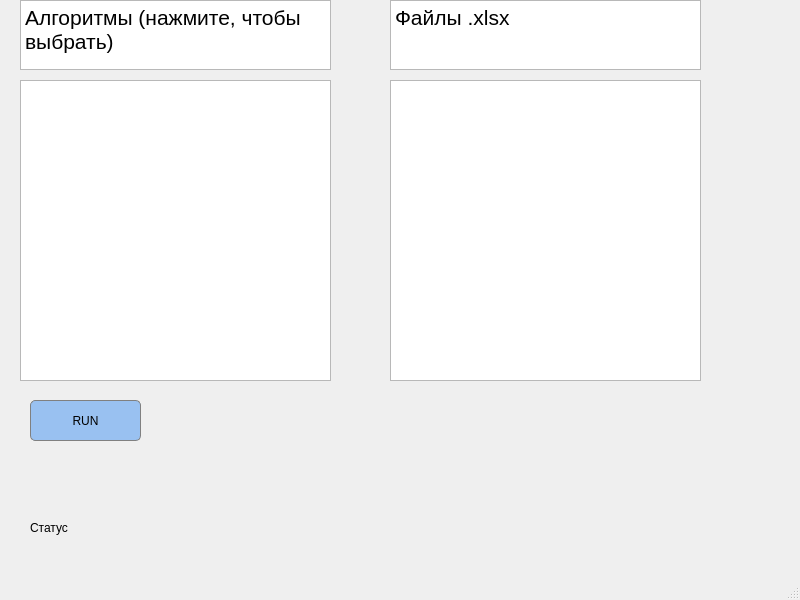
<?xml version="1.0" encoding="UTF-8"?>
<ui version="4.0">
 <class>MainWindow</class>
 <widget class="QMainWindow" name="MainWindow">
  <property name="geometry">
   <rect>
    <x>0</x>
    <y>0</y>
    <width>800</width>
    <height>600</height>
   </rect>
  </property>
  <property name="cursor">
   <cursorShape>ArrowCursor</cursorShape>
  </property>
  <property name="windowTitle">
   <string>MainWindow</string>
  </property>
  <widget class="QWidget" name="centralwidget">
   <widget class="QListWidget" name="listAlgorithms">
    <property name="geometry">
     <rect>
      <x>20</x>
      <y>80</y>
      <width>311</width>
      <height>301</height>
     </rect>
    </property>
   </widget>
   <widget class="QPushButton" name="btnRun">
    <property name="geometry">
     <rect>
      <x>30</x>
      <y>400</y>
      <width>111</width>
      <height>41</height>
     </rect>
    </property>
    <property name="cursor">
     <cursorShape>PointingHandCursor</cursorShape>
    </property>
    <property name="styleSheet">
     <string notr="true">QPushButton {
    background-color: rgb(153, 193, 241);       /* фон кнопки */
    color: black;                  /* цвет текста */
    border: 1px solid gray;        /* рамка */
    border-radius: 5px;            /* скругление углов */
}

QPushButton:hover {
    background-color: rgb(98, 160, 234); /* цвет при наведении */
    color: white;                       /* при желании можно поменять цвет текста */
}
</string>
    </property>
    <property name="text">
     <string>RUN</string>
    </property>
   </widget>
   <widget class="QLabel" name="lblStatus">
    <property name="geometry">
     <rect>
      <x>30</x>
      <y>507</y>
      <width>191</width>
      <height>41</height>
     </rect>
    </property>
    <property name="text">
     <string>Статус</string>
    </property>
   </widget>
   <widget class="QTextEdit" name="textEdit">
    <property name="geometry">
     <rect>
      <x>20</x>
      <y>0</y>
      <width>311</width>
      <height>70</height>
     </rect>
    </property>
    <property name="verticalScrollBarPolicy">
     <enum>Qt::ScrollBarPolicy::ScrollBarAlwaysOff</enum>
    </property>
    <property name="html">
     <string>&lt;!DOCTYPE HTML PUBLIC &quot;-//W3C//DTD HTML 4.0//EN&quot; &quot;http://www.w3.org/TR/REC-html40/strict.dtd&quot;&gt;
&lt;html&gt;&lt;head&gt;&lt;meta name=&quot;qrichtext&quot; content=&quot;1&quot; /&gt;&lt;meta charset=&quot;utf-8&quot; /&gt;&lt;style type=&quot;text/css&quot;&gt;
p, li { white-space: pre-wrap; }
hr { height: 1px; border-width: 0; }
li.unchecked::marker { content: &quot;\2610&quot;; }
li.checked::marker { content: &quot;\2612&quot;; }
&lt;/style&gt;&lt;/head&gt;&lt;body style=&quot; font-family:'Noto Sans'; font-size:10pt; font-weight:400; font-style:normal;&quot;&gt;
&lt;p style=&quot; margin-top:0px; margin-bottom:0px; margin-left:0px; margin-right:0px; -qt-block-indent:0; text-indent:0px;&quot;&gt;&lt;span style=&quot; font-size:16pt;&quot;&gt;Алгоритмы (нажмите, чтобы выбрать)&lt;/span&gt;&lt;/p&gt;
&lt;p style=&quot;-qt-paragraph-type:empty; margin-top:0px; margin-bottom:0px; margin-left:0px; margin-right:0px; -qt-block-indent:0; text-indent:0px; font-size:16pt;&quot;&gt;&lt;br /&gt;&lt;/p&gt;&lt;/body&gt;&lt;/html&gt;</string>
    </property>
   </widget>
   <widget class="QTextEdit" name="textEdit_2">
    <property name="geometry">
     <rect>
      <x>390</x>
      <y>0</y>
      <width>311</width>
      <height>70</height>
     </rect>
    </property>
    <property name="verticalScrollBarPolicy">
     <enum>Qt::ScrollBarPolicy::ScrollBarAlwaysOff</enum>
    </property>
    <property name="html">
     <string>&lt;!DOCTYPE HTML PUBLIC &quot;-//W3C//DTD HTML 4.0//EN&quot; &quot;http://www.w3.org/TR/REC-html40/strict.dtd&quot;&gt;
&lt;html&gt;&lt;head&gt;&lt;meta name=&quot;qrichtext&quot; content=&quot;1&quot; /&gt;&lt;meta charset=&quot;utf-8&quot; /&gt;&lt;style type=&quot;text/css&quot;&gt;
p, li { white-space: pre-wrap; }
hr { height: 1px; border-width: 0; }
li.unchecked::marker { content: &quot;\2610&quot;; }
li.checked::marker { content: &quot;\2612&quot;; }
&lt;/style&gt;&lt;/head&gt;&lt;body style=&quot; font-family:'Noto Sans'; font-size:10pt; font-weight:400; font-style:normal;&quot;&gt;
&lt;p style=&quot; margin-top:0px; margin-bottom:0px; margin-left:0px; margin-right:0px; -qt-block-indent:0; text-indent:0px;&quot;&gt;&lt;span style=&quot; font-size:16pt;&quot;&gt;Файлы .xlsx&lt;/span&gt;&lt;/p&gt;&lt;/body&gt;&lt;/html&gt;</string>
    </property>
   </widget>
   <widget class="QListWidget" name="list_files">
    <property name="geometry">
     <rect>
      <x>390</x>
      <y>80</y>
      <width>311</width>
      <height>301</height>
     </rect>
    </property>
   </widget>
  </widget>
  <widget class="QMenuBar" name="menubar">
   <property name="geometry">
    <rect>
     <x>0</x>
     <y>0</y>
     <width>800</width>
     <height>23</height>
    </rect>
   </property>
  </widget>
  <widget class="QStatusBar" name="statusbar"/>
 </widget>
 <resources/>
 <connections/>
</ui>
